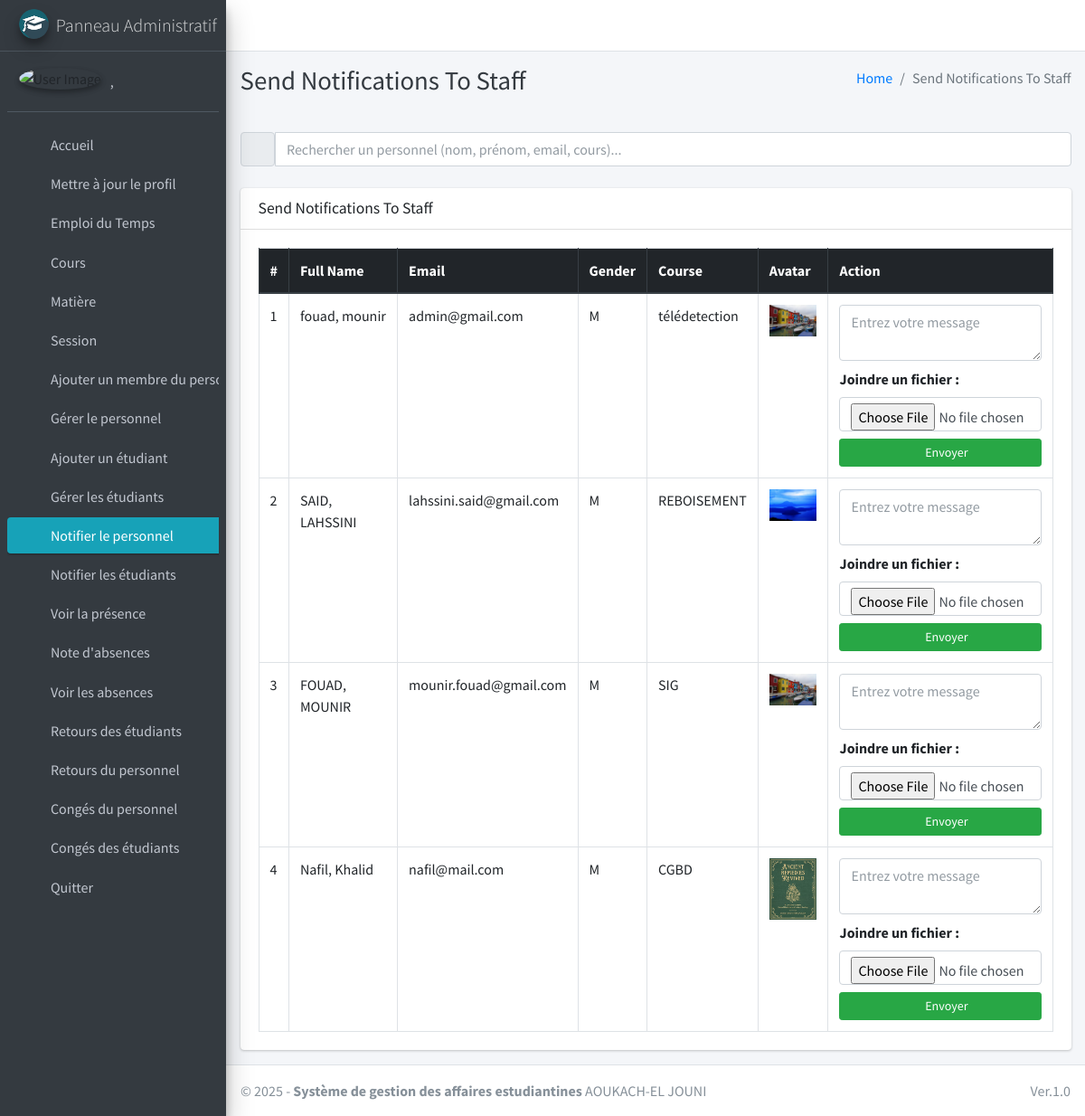
The page /admin_notify_staff (signed in) on the database its author committed.
### main_app/models.py (models this page shows, shortened)
class CustomUser(AbstractUser):
    USER_TYPE = ((1, "HOD"), (2, "Staff"), (3, "Student"))
    GENDER = [("M", "Male"), ("F", "Female")]
    username = None  # Removed username, using email instead
    email = models.EmailField(unique=True)
    user_type = models.CharField(default=1, choices=USER_TYPE, max_length=1)
    gender = models.CharField(max_length=1, choices=GENDER)
    profile_pic = models.ImageField()
    address = models.TextField()
    fcm_token = models.TextField(max_length=255, blank=True, null=True, default="")  # For firebase notifications
    created_at = models.DateTimeField(auto_now_add=True)
    updated_at = models.DateTimeField(auto_now=True)
    USERNAME_FIELD = "email"
    REQUIRED_FIELDS = []
    objects = CustomUserManager()
    def __str__(self):
        return self.last_name + ", " + self.first_name

class Staff(models.Model):
    course = models.ForeignKey(Course, on_delete=models.DO_NOTHING, null=True, blank=False)
    admin = models.OneToOneField(CustomUser, on_delete=models.CASCADE)

class Course(models.Model):
    LEVEL_CHOICES = [
        ('3ème année', '3ème année'),
        ('4ème année', '4ème année'),
        ('5ème année', '5ème année'),
    ]
    name = models.CharField(max_length=120, unique=True)  # Le nom du cours, unique pour éviter les doublons
    niveau = models.CharField(max_length=20, choices=LEVEL_CHOICES, default='3ème année')  # Champ pour le niveau avec valeur par défaut
    created_at = models.DateTimeField(auto_now_add=True)  # Date de création
    updated_at = models.DateTimeField(auto_now=True)  # Date de mise à jour

### main_app/hod_views.py (the view)
# urls.py: path("admin_notify_staff", hod_views.admin_notify_staff,
def admin_notify_staff(request):
    staff = CustomUser.objects.filter(user_type=2)
    context = {
        'page_title': "Send Notifications To Staff",
        'allStaff': staff
    }
    return render(request, "hod_template/staff_notification.html", context)

### main_app/templates/hod_template/staff_notification.html (shortened to what this page needs)
{% extends 'main_app/base.html' %}
{% load static %}
{% block page_title %}{{page_title}}{% endblock page_title %}
{% block content %}
<section class="content">
    <div class="container-fluid">
        <div class="row mb-4">
            <div class="col-md-12">
                <div class="input-group">
                    <span class="input-group-text"><i class="fas fa-search"></i></span>
                    <input type="text"
                           id="searchStaff"
                           class="form-control"
                           placeholder="Rechercher un personnel (nom, prénom, email, cours)...">
                </div>
            </div>
        </div>
        <div class="row">
            <div class="col-md-12">
                <div class="card">
                    <div class="card-header">
                        <h3 class="card-title">{{page_title}}</h3>
                    </div>
                    <div class="card-body">
                        <table id="example2" class="table table-bordered table-hover">
                            <thead class="thead-dark">
                                <tr>
                                    <th>#</th>
                                    <th>Full Name</th>
                                    <th>Email</th>
                                    <th>Gender</th>
                                    <th>Course</th>
                                    <th>Avatar</th>
                                    <th>Action</th>
                                </tr>
                            </thead>
                            <tbody>
                                {% for staff in allStaff %}
                                <tr class="staff-row">
                                    <td>{{ forloop.counter }}</td>
                                    <td class="staff-data">{{staff.last_name}}, {{staff.first_name}}</td>
                                    <td class="staff-data">{{staff.email}}</td>
                                    <td class="staff-data">{{staff.gender}}</td>
                                    <td class="staff-data">{{staff.staff.course.name}}</td>
                                    <td>
                                        {% if staff.profile_pic == ""  %}
                                        No Image
                                        {% else %}
                                        <img class="img img-fluid mb-2" height="56" width="56"
                                            src="{{staff.profile_pic}}" alt="">
                                        {% endif %}
                                    </td>
                                    <td>
                                        <form class="staff-notification-form" method="POST" enctype="multipart/form-data" action="{% url 'send_staff_notification' %}">
                                            <div class="form-group mb-2">
                                                <textarea name="message" class="form-control" rows="2" placeholder="Entrez votre message" required></textarea>
                                            </div>
                                            <div class="form-group mb-2">
                                                <label for="file_{{ staff.id }}" class="form-label">Joindre un fichier :</label>
                                                <input type="file" id="file_{{ staff.id }}" name="file" class="form-control">
                                            </div>
                                            <button type="submit" class="btn btn-success btn-sm w-100">
                                                <i class="fas fa-paper-plane me-1"></i> Envoyer
                                            </button>
                                        </form>
                                    </td>
                                </tr>
                                {% endfor %}
                            </tbody>
                        </table>
                    </div>
                </div>
            </div>
        </div>
    </div>
</section>
{% endblock content %}

### main_app/templates/main_app/sidebar_template.html (shortened to what this page needs)
{% load static %}
<aside class="main-sidebar sidebar-dark-info elevation-4">
    {% if request.user.user_type == '1' %}
    <a href="{% url 'admin_home' %}" class="brand-link">
        <img src="{% static 'dist/img/cmsl.png' %} " alt="AdminLTE Logo"
            class="brand-image img-circle elevation-3" >
        <span class="brand-text font-weight-light">Panneau Administratif</span>
    </a>
    <div class="sidebar">
        <div class="user-panel mt-3 pb-3 mb-3 d-flex">
            <div class="image">
                <img src="{{ request.user.profile_pic}}" class="img-circle elevation-2" alt="User Image">
            </div>
            <div class="info">
                <a href="#" class="d-block">{{user}}</a>
            </div>
        </div>
        <nav class="mt-2">
            <ul class="nav nav-pills nav-sidebar flex-column" data-widget="treeview" role="menu" data-accordion="false">
                <li class="nav-item">
                    {% url 'admin_home' as admin_home %}
                    <a href="{{admin_home}}" class="nav-link {% if admin_home == request.path %} active {% endif %}">
                        <i class="nav-icon fas fa-home"></i>
                        <p>
                            Accueil
                        </p>
                    </a>
                </li>
                <li class="nav-item">
                    {% url 'admin_view_profile' as admin_view_profile %}
                    <a href="{{admin_view_profile}}"
                        class="nav-link {% if admin_view_profile == request.path %} active {% endif %}">
                        <i class="nav-icon fas fa-address-card"></i>
                        <p>
                            Mettre à jour le profil
                        </p>
                    </a>
                </li>
                <li class="nav-item">
                    {% url 'creer_emploi_temps' as creer_emploi_temps %}
                    <a href="{{ creer_emploi_temps }}"
                        class="nav-link {% if manage_timetable == request.path %} active {% endif %}">
                        <i class="far fa-calendar-alt nav-icon"></i>
                        <p>
                            Emploi du Temps
                        </p>
                    </a>
                </li>
                <li class="nav-item has-treeview">
                    <a href="#" class="nav-link">
                        <i class="nav-icon fas fa-bookmark"></i>
                        <p>
                            Cours
                        </p>
                    </a>
                </li>
                <li class="nav-item has-treeview">
                    <a href="#" class="nav-link">
                        <i class="nav-icon fas fa-book"></i>
                        <p>
                            Matière
                        </p>
                    </a>
                </li>
                <li class="nav-item has-treeview">
                    <a href="#" class="nav-link">
                        <i class="nav-icon fas fa-clock"></i>
                        <p>
                            Session
                        </p>
                    </a>
                </li>
                <li class="nav-item">
                    {% url 'add_staff' as add_staff %}
                    <a href="{{add_staff}}" class="nav-link {% if add_staff == request.path %} active {% endif %}">
                        <i class="nav-icon fas fa-user-plus"></i>
                        <p>
                            Ajouter un membre du personnel
                        </p>
                    </a>
                </li>
                <li class="nav-item">
                    {% url 'manage_staff' as manage_staff %}
                    {% url 'edit_staff' staff_id as edit_staff %}
                    <a href="{{manage_staff}}"
                        class="nav-link {% if manage_staff == request.path or request.path == edit_staff %} active {% endif %}">
                        <i class="nav-icon fas fa-th"></i>
                        <p>
                            Gérer le personnel
                        </p>
                    </a>
                </li>
                <li class="nav-item">
                    {% url 'add_student' as add_student%}
                    <a href="{{add_student}}" class="nav-link  {% if add_student == request.path %} active {% endif %}">
                        <i class="nav-icon fas fa-user-plus"></i>
                        <p>
                            Ajouter un étudiant
                        </p>
                    </a>
                </li>
                <li class="nav-item">
                    {% url 'manage_student' as manage_student %}
                    {% url 'edit_student' student_id as edit_student %}
                    <a href="{{manage_student}}"
                        class="nav-link  {% if edit_student == request.path or manage_student == request.path %} active {% endif %}">
                        <i class="nav-icon fas fa-th"></i>
                        <p>
                            Gérer les étudiants
                        </p>
                    </a>
                </li>
                <li class="nav-item">
                    {% url 'admin_notify_staff' as admin_notify_staff %}
                    <a href="{{admin_notify_staff}}"
                        class="nav-link {% if admin_notify_staff == request.path %} active {% endif %}">
                        <i class="nav-icon fas fa-bullhorn"></i>
                        <p>
                            Notifier le personnel
                        </p>
                    </a>
                </li>
                <li class="nav-item">
                    {% url 'admin_notify_student' as admin_notify_student %}
                    <a href="{{admin_notify_student}}"
                        class="nav-link {% if admin_notify_student == request.path %} active {% endif %}">
                        <i class="nav-icon fas fa-bullhorn"></i>
                        <p>
                            Notifier les étudiants
                        </p>
                    </a>
                </li>
                <li class="nav-item">
                    {% url 'admin_view_attendance' as admin_view_attendance %}
                <li class="nav-item">
                    <a href="{{admin_view_attendance}}"
                        class="nav-link  {% if admin_view_attendance == request.path %} active {% endif %}">
                        <i class="nav-icon fas fa-calendar-alt"></i>
                        <p>
                            Voir la présence
                        </p>
                    </a>
                </li>
                <li class="nav-item">
                    <a href="{% url 'add_absence' %}" class="nav-link">
                        <i class="nav-icon fas fa-cogs text-danger"></i>
                        <p>Note d'absences</p>
                    </a>
                </li>
                <li class="nav-item">
                    <a href="{% url 'view_absences' %}" class="nav-link">
                        <i class="nav-icon fas fa-calendar-check"></i>
                        <p>Voir les absences</p>
                    </a>
                </li>
                <li class="nav-item">
                    {% url 'student_feedback_message' as student_feedback_message %}
                    <a href="{{ student_feedback_message }}"
                        class="nav-link  {% if student_feedback_message == request.path %} active {% endif %}">
                        <i class="nav-icon fas fa-comment-alt"></i>
                        <p>
                            Retours des étudiants
                        </p>
                    </a>
                </li>
                <li class="nav-item">
                    {% url 'staff_feedback_message' as staff_feedback_message %}
                    <a href="{{staff_feedback_message}}"
                        class="nav-link   {% if staff_feedback_message == request.path %} active {% endif %}">
                        <i class="nav-icon fas fa-comment"></i>
                        <p>
                            Retours du personnel
                        </p>
                    </a>
                </li>
                <li class="nav-item">
                    {% url 'view_staff_leave' as view_staff_leave %}
                    <a href="{{view_staff_leave}}"
                        class="nav-link  {% if view_staff_leave == request.path %} active {% endif %}">
                        <i class="nav-icon fas fa-check-double"></i>
                        <p>
                            Congés du personnel
                        </p>
                    </a>
                </li>
                <li class="nav-item">
                    {% url 'view_student_leave' as view_student_leave %}
                    <a href="{% url 'view_student_leave' %}"
                        class="nav-link  {% if view_student_leave == request.path %} active {% endif %}">
                        <i class="nav-icon fas fa-check-double"></i>
                        <p>
                            Congés des étudiants
                        </p>
                    </a>
                </li>
                                        {% endif %}
                                        <li class="nav-item">
                                            <a href="{% url 'user_logout' %}"
                                                onclick="return confirm('Your session would be terminated.\n\nProceed?')"
                                                class="nav-link">
                                                <i class="nav-icon fas fa-power-off"></i>
                                                <p>
                                                    Quitter
                                                </p>
                                            </a>
                                        </li>
                                    </ul>
                                </nav>
                            </div>
</aside>

### rows shown on the page
CustomUser: last_name+first_name ","
CustomUser: last_name "fouad", first_name "mounir", email "admin@gmail.com", gender "M", staff.course.name "télédetection", profile_pic (picture)
CustomUser: last_name "SAID", first_name "LAHSSINI", email "lahssini.said@gmail.com", gender "M", staff.course.name "REBOISEMENT", profile_pic (picture)
CustomUser: last_name "FOUAD", first_name "MOUNIR", email "mounir.fouad@gmail.com", gender "M", staff.course.name "SIG", profile_pic (picture)
CustomUser: last_name "Nafil", first_name "Khalid", email "nafil@mail.com", gender "M", staff.course.name "CGBD", profile_pic (picture)

### other values the page prints
{{ page_title }} "Send Notifications To Staff"
